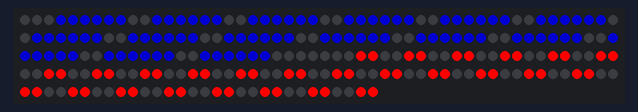
A sketch run on a simulated Arduino Uno, built with avr-gcc and run on an emulated ATmega328P. Parts: 230 RGB LEDs in strip order, left to right, continuing on the next row. What the sketch prints to the serial monitor is not drawn.

Above: at 1.13 s.
At 5.8 s:
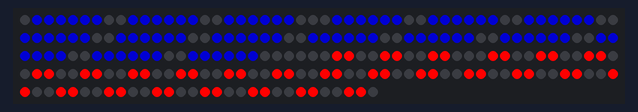
At 11.35 s:
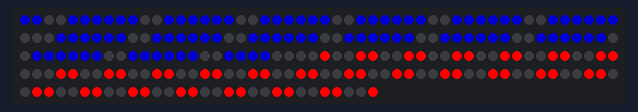
At 20.31 s:
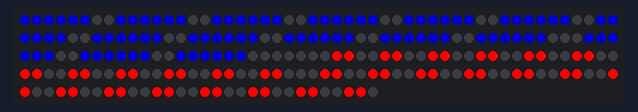
At 29.28 s:
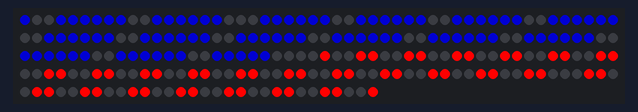
At 39.72 s:
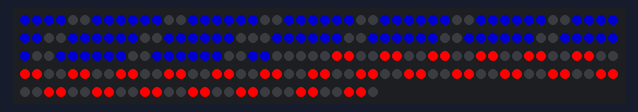

The sketch:

RainDrop_Neo.ino
```cpp
#include <Adafruit_NeoPixel.h>

#define PIN 6 // output to Neopixel
#define NUM_LEDS 230 // 60 leds Per meter, so 60*4 Leds

/* Chase1 Relative Setting */
#define CHASE1COLOR 0x0000FF // R,G,B

#define CHASE1BRIGHTNESS 128 // Brightness(255:MAX, 0:MIN)

#define CHASE1START 0 // the total length from the start point to the end one.

#define CHASE1END 120 // the total length from the start point to the end one.

#define CHASE1LENGTH 6 // length of every segment of chase 1

#define CHASE1GAP 2 // the gap between two adjacent segments for chase 1

#define CHASE1RATE 200 // Chase1 Slide Rate time : 500ms


/* Chase2 Relative Setting */
#define CHASE2COLOR 0xFF0000 // R,G,B

#define CHASE2BRIGHTNESS 255 // Brightness(255:MAX, 0:MIN)

#define CHASE2START 125 // Start Pixel Point

#define CHASE2END 229 // End Pixel Point.

#define CHASE2LENGTH 2 // length of every segment of chase 2

#define CHASE2GAP 2 // the gap between two adjacent segments for chase 2

#define CHASE2RATE 400 // Chase2 Slide  Rate time : 500ms

// Chase Flow rate
#define CHASERATE 500 // Rate time : 500ms

Adafruit_NeoPixel strip = Adafruit_NeoPixel(NUM_LEDS, PIN, NEO_GRB + NEO_KHZ800);

unsigned short TotalStrip[NUM_LEDS]; // Pixel Buffer

#define GAP     0
#define CHASE1  1
#define CHASE2  2

/*
 *  It builds Strip buffer as your chase requirements
*/
void InitBuildStrip()
{
    unsigned short nChase1Seg = (CHASE1END - CHASE1START) + 1;
    unsigned short nChase2Seg = (CHASE2END - CHASE2START) + 1;

    unsigned short nBlankCnt = (CHASE2START - CHASE1END) - 1;

    uint8_t Chase1Cnt = nChase1Seg / (CHASE1LENGTH + CHASE1GAP);
    uint8_t Chase1Rem = nChase1Seg % (CHASE1LENGTH + CHASE1GAP);

    uint8_t Chase2Cnt = nChase2Seg / (CHASE2LENGTH + CHASE2GAP);
    uint8_t Chase2Rem = nChase2Seg % (CHASE2LENGTH + CHASE2GAP);

    uint8_t i, j, k, l;
    uint8_t nSeek = 0;
    if(CHASE1START > 0)
    {
        for(i = 0; i < (CHASE1START - 1); i++)
            TotalStrip[nSeek + k] = GAP;
    }

    nSeek = CHASE1START;
    for(j = 0; j < Chase1Cnt; j++)
    {
        for(k = 0; k < CHASE1GAP; k++)
            TotalStrip[nSeek + k] = GAP;
        for(k = 0; k < CHASE1LENGTH; k++)
            TotalStrip[(nSeek + CHASE1GAP) + k] = CHASE1;
        nSeek += (CHASE1LENGTH + CHASE1GAP);
    }

    if(Chase1Rem > 0)
    {
        if(Chase1Rem < CHASE1GAP)
            for(k = 0; k < Chase1Rem; k++)
                TotalStrip[nSeek + k] = GAP;
        else
        {
            for(k = 0; k < CHASE1GAP; k++)
                TotalStrip[nSeek + k] = GAP;
            for( ; k < Chase1Rem; k++)
                TotalStrip[nSeek + k] = CHASE1;
        }
    }

    nSeek = CHASE1END + 1;
    for(i = 0; i < nBlankCnt; i++)
        TotalStrip[nSeek + i] = GAP;

    nSeek = CHASE2START;
    // Chase2 Segment
    for(j = 0; j < Chase2Cnt; j++)
    {
        for(k = 0; k < CHASE2GAP; k++)
            TotalStrip[nSeek + k] = GAP;
        for(k = 0; k < CHASE2LENGTH; k++)
            TotalStrip[(nSeek + CHASE2GAP) + k] = CHASE2;
        nSeek += (CHASE2LENGTH + CHASE2GAP);
    }

    if(Chase2Rem > 0)
    {
        if(Chase2Rem < CHASE2GAP)
            for(k = 0; k < Chase2Rem; k++)
                TotalStrip[nSeek + k] = GAP;
        else
        {
            for(k = 0; k < CHASE2GAP; k++)
                TotalStrip[nSeek + k] = GAP;
            for( ; k < Chase2Rem; k++)
                TotalStrip[nSeek + k] = CHASE2;
        }
    }

    nSeek = CHASE2END + 1;
    if(CHASE2END < NUM_LEDS - 1)
    {
        for(i = (CHASE2END + 1); i < NUM_LEDS; i++)
            TotalStrip[i] = GAP;

    }
}

/*
 *
*/
void SlideChase1(uint8_t nDist)
{
    uint8_t temp = TotalStrip[CHASE1END];
    uint8_t idx;
    for(idx = CHASE1END; idx > CHASE1START; idx--)
        TotalStrip[idx] = TotalStrip[idx - 1];
    TotalStrip[idx] = temp;
}

void SlideChase2(uint8_t nDist)
{
    uint8_t temp = TotalStrip[CHASE2END];
    uint8_t idx;
    for(idx = CHASE2END; idx > CHASE2START; idx--)
        TotalStrip[idx] = TotalStrip[idx - 1];
    TotalStrip[idx] = temp;
}

/*
 *
*/
void DrawStrip()
{
    unsigned short idx = 0;
    uint32_t color;
    for(idx = 0; idx < NUM_LEDS; idx++)
    {
        switch(TotalStrip[idx])
        {
            case GAP:
            {
                color = strip.Color(0x00, 0x00, 0x00);    // BLACK color
            }
            break;

            case CHASE1:
            {
                color = strip.Color(((CHASE1COLOR >> 16) * CHASE1BRIGHTNESS) >> 8,
                    (((CHASE1COLOR >> 8) & 0xFF) * CHASE1BRIGHTNESS) >> 8, ((CHASE1COLOR & 0xFF) * CHASE1BRIGHTNESS) >> 8);
            }
            break;

            case CHASE2:
            {
                color = strip.Color(((CHASE2COLOR >> 16) * CHASE2BRIGHTNESS) >> 8,
                    (((CHASE2COLOR >> 8) & 0xFF) * CHASE2BRIGHTNESS) >> 8, ((CHASE2COLOR & 0xFF) * CHASE2BRIGHTNESS) >> 8);
            }
            break;
        }
        strip.setPixelColor(idx, color);
    }
}

void setup()
{
    Serial.begin(19200);
    Serial.println(F("Program Started!"));
    delay(1000);
    InitBuildStrip();

    strip.setBrightness(255);
    strip.begin();
    strip.show(); // Initialize all pixels to 'off'

    //
    Serial.println(F("Init End!"));
    DrawStrip();
    strip.show(); // Initialize all pixels to 'off'
}

static uint32_t nSlide1Time = millis();
static uint32_t nSlide2Time = millis();
static uint32_t nScanTime = millis();

void loop()
{

    if(nSlide1Time + CHASE1RATE < millis())
    {
        nSlide1Time = millis();
        SlideChase1(1);
    }

    if(nSlide2Time + CHASE2RATE < millis())
    {
        nSlide2Time = millis();
        SlideChase2(1);
    }

    if(nScanTime + 20 < millis())
    {
        nScanTime = millis();
        DrawStrip();
        strip.show();
    }
}
```
